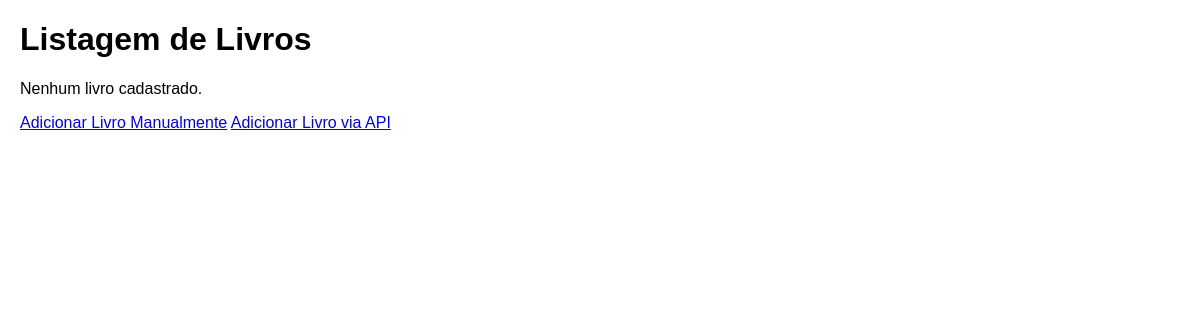
/catalogoleitura/livros/, run on an earlier commit of the app's database.
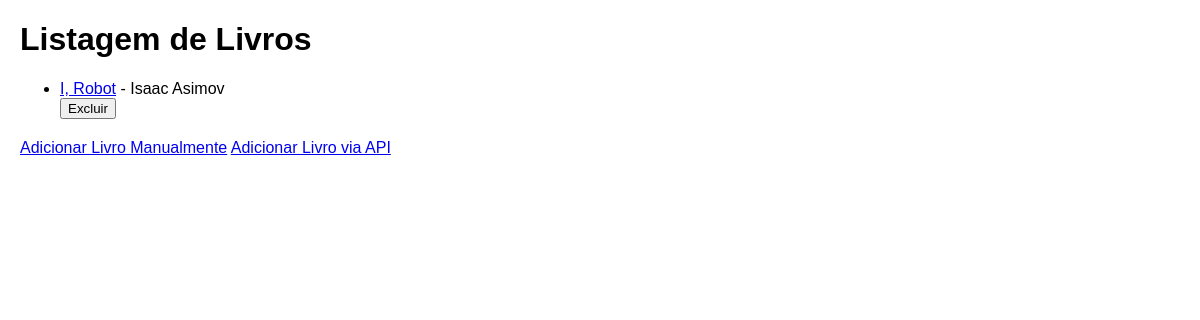
And on a later commit of the database.
### AppCatalogo/models.py (models this page shows, shortened)
class Livro(models.Model):
    titulo = models.CharField(max_length=200)
    autor = models.CharField(max_length=100)
    isbn = models.CharField(max_length=13, unique=True)
    data_publi = models.CharField(max_length=20)
    lido = models.BooleanField(default=False)
    nota = models.FloatField(null=True, blank=True)
    comentarios = models.TextField(null=True, blank=True)

### AppCatalogo/views.py (the view)
# urls.py: path('livros/', views.listarLivros, name='listarLivros'),
def listarLivros(request):
    livros = Livro.objects.all()
    if not livros:
        livros = None
    return render(request, 'livros/listarLivro.html', {'livros': livros})

### AppCatalogo/templates/livros/listarLivro.html (shortened to what this page needs)
<!DOCTYPE html>
<html lang="pt-br">
<head>
</head>
<body>
    <h1>Listagem de Livros</h1>
    {% if livros %}
    <ul>
        {% for livro in livros %}
            <li>
                <a href="{% url 'livros:detalharLivro' isbn=livro.isbn %}">{{ livro.titulo }}</a>
                - {{ livro.autor }}
                <form action="{% url 'livros:excluirLivro' isbn=livro.isbn %}" method="post">
                    <button type="submit">Excluir</button>
                </form>
            </li>
        {% endfor %}
    </ul>
    {% else %}
    <p>Nenhum livro cadastrado.</p>
    {% endif %}
    <a href="{% url 'livros:criarLivro' %}">Adicionar Livro Manualmente</a>
    <a href="{% url 'livros:adicionarLivroComApi' %}">Adicionar Livro via API</a>
</body>
</html>

### AppCatalogo/templates/livros/listarLivro.html (style rules this page uses)
body { font-family: Arial, sans-serif; margin: 20px; }
form { margin-bottom: 20px; }

What changed in the data, as far as the page shows it:
added Livro: titulo "I, Robot", autor "Isaac Asimov"
Also different on the page:
text no longer shown: "Nenhum livro cadastrado."
